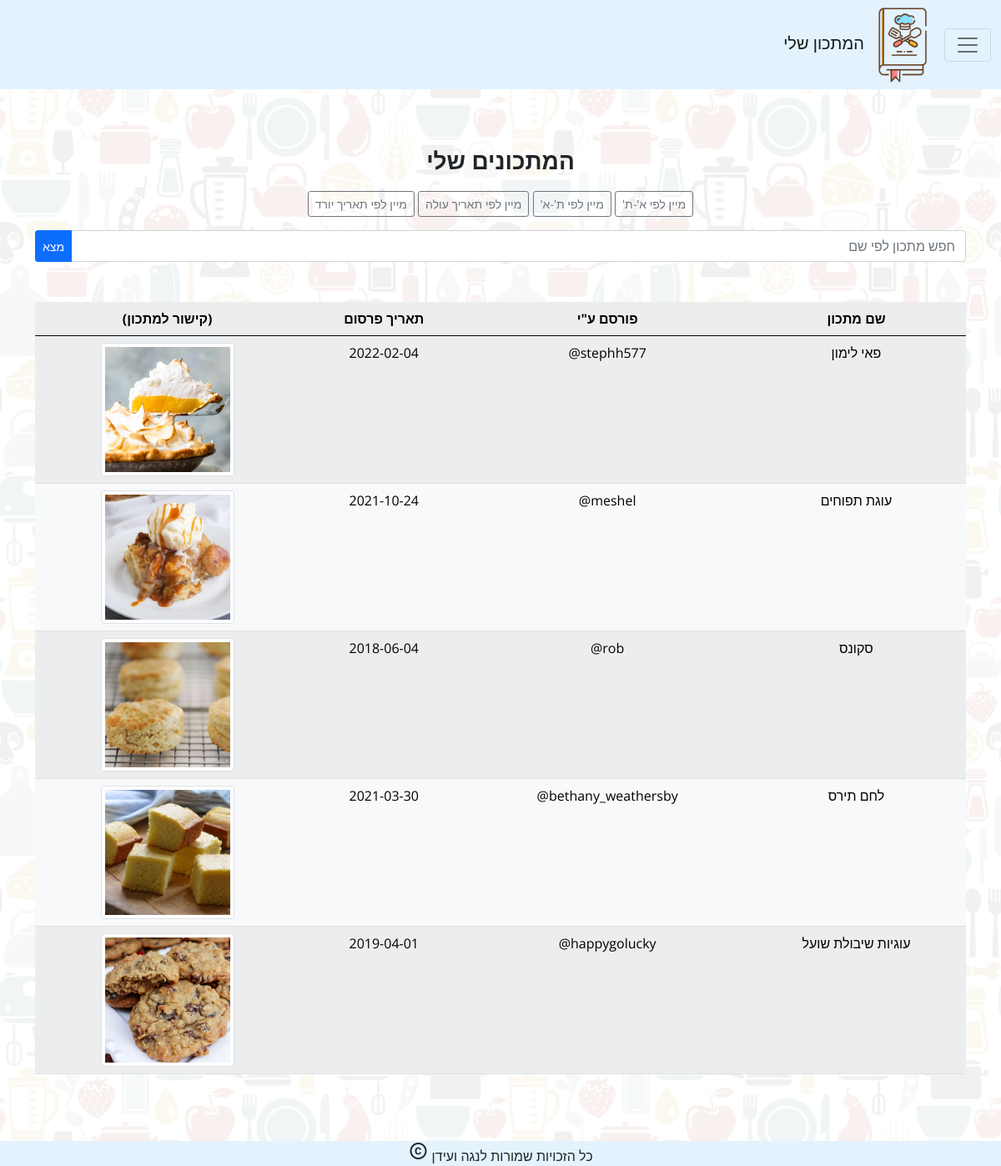
Screenshot of /recipes.php (signed in) with the database file from the repository.
### tables this page shows
CREATE TABLE `recpie` (
  `recpieID` int(11) NOT NULL,
  `name` varchar(50) NOT NULL,
  `date` date NOT NULL,
  `description` text NOT NULL,
  `userWrote` varchar(20) NOT NULL,
  `picLink` text NOT NULL
);

### recipes.php (the view, shortened to what this page needs)
<?php require_once("parts/header.php"); ?>
<main class="container text-center mt-md-5 mt-5 mb-md-5 mb-5 pt-md-3 pt-3 pb-md-3 pb-3">
  <form method="POST">
    <div class="mb-md-3 mb-3">
      <p class="fw-bold fs-3">המתכונים שלי</p>
      <button type="submit" name="a_z" class="btn btn-outline-secondary btn-sm">מיין לפי א'-ת'</button>
      <button type="submit" name="z_a" class="btn btn-outline-secondary btn-sm">מיין לפי ת'-א'</button>
      <button type="submit" name="new_old" class="btn btn-outline-secondary btn-sm">מיין לפי תאריך עולה</button>
      <button type="submit" name="old_new" class="btn btn-outline-secondary btn-sm">מיין לפי תאריך יורד</button>
    </div>
    <div class="input-group col-4 mb-md-5 mb-5">
      <input type="text" placeholder="חפש מתכון לפי שם" name="recipe_name" id="find_by_name" class="form-control">
      <button type="submit" name="find_by_name" class="btn btn-primary btn-sm">מצא</button>
    </div>
  </form>
  <table id="recpie_table" class="table table-hover table-striped table-light text-center">
      <tr>
        <th scope="col">שם מתכון </th>
        <th scope="col">פורסם ע"י</th>
        <th scope="col">תאריך פרסום</th>
        <th scope="col">(קישור למתכון)</th>
      </tr>
      <tbody>
          <?php
          if(isset($_POST['find_by_name'])) {
            $name = $_POST['recipe_name'];
            $sql = "SELECT * FROM `recpie` WHERE `recpie`.`name` = '$name'";
            if (!($conn->query ($sql))){
              ?>
              <div class="container col-3 alert alert-danger text-center" role="alert">
                אין מתכון בשם זה
              </div>
              <?php
            }
          }
          else {
            if(isset($_POST['a_z']))
              $sql = "SELECT * FROM `recpie` ORDER BY `name` ASC";
            else
              if(isset($_POST['z_a']))
                $sql = "SELECT * FROM `recpie` ORDER BY `name` DESC";
              else
                if(isset($_POST['new_old']))
                  $sql = "SELECT * FROM `recpie` ORDER BY `date` ASC";
                else
                  if(isset($_POST['old_new']))
                    $sql = "SELECT * FROM `recpie` ORDER BY `date` DESC";
                    else
                    $sql = "SELECT * FROM `recpie`";
          }
          $result = $conn->query ($sql);
          ?>
          <?php while ($recpie = $result->fetch_assoc()):?>
            <tr data-id="<?=$recpie['recpieID']?>">
                <td><?=$recpie['name']?></td>
                <td><?=$recpie['userWrote']?>@</td>
                <td><?=$recpie['date']?></td>
                <td><a href="recipe1.php?recipe_id=<?=$recpie['recpieID']?>">
                <img src="<?=$recpie['picLink']?>" class="img-fluid img-thumbnail" style="width: 10em"></td>
            </tr>
            <?php endwhile;?>
        </tbody>
  </table>
</main>
<?php require_once("parts/footer.php");?>

### parts/header.php (shortened to what this page needs)
<!DOCTYPE html>
<html lang="he">
<head>
    <link rel="stylesheet" href="https://cdn.jsdelivr.net/npm/bootstrap@5.0.2/dist/css/bootstrap.rtl.min.css"
>
      <link rel="stylesheet" href="style.css">
</head>
<body dir="rtl" class="">
    <header id="header">
        <nav class="navbar navbar-light text-start">
            <div class="container-fluid" id="main-nav">
                <button class="navbar-toggler" type="button" data-bs-toggle="collapse" data-bs-target="#navbarSupportedContent" aria-controls="navbarSupportedContent" aria-expanded="false" aria-label="Toggle navigation">
                  <span class="navbar-toggler-icon"></span>
                </button>
                <a class="navbar-brand px-3" href="login.php"><img class="img-fluid" src="images/recipe_icon.png" alt="" id="recipe_icon"><span class="ps-3">המתכון שלי</span></a>
            </div>
        </nav>
    </header>

### parts/footer.php (shortened to what this page needs)
<footer class="main-footer">
        <div class="text-center">כל הזכויות שמורות לנגה ועידן
            <span class="material-icons">
            </span></div>
    </footer>
</body>
</html>

### style.css (style rules this page uses)
body,html { font-family: 'Open Sans', sans-serif; scroll-behavior: smooth; margin: 0 auto; background-image: url('images/background.jpg'); background-color: rgba(255,255,255,0.90); background-blend-mode: lighten; }
nav { background-color: #e3f2fd; }
#main-nav { display: block; flex-wrap: inherit; align-items: center; justify-content: space-between; }
#recipe_icon { width: 60px; }
.main-footer { background-color: #e3f2fd; }

### rows the page displays
recpie: name "פאי לימון", userWrote "stephh577", date "2022-02-04", picLink (picture)
recpie: name "עוגת תפוחים", userWrote "meshel", date "2021-10-24", picLink (picture)
recpie: name "סקונס", userWrote "rob", date "2018-06-04", picLink (picture)
recpie: name "לחם תירס", userWrote "bethany_weathersby", date "2021-03-30", picLink (picture)
recpie: name "עוגיות שיבולת שועל", userWrote "happygolucky", date "2019-04-01", picLink (picture)
